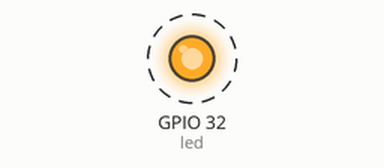
Bench run of a sketch on a simulated ESP32. Shown: output pins drawn as LEDs (lit = HIGH). Dashed ring = blinking.

Above: at 0.5 s.
Timing chart, 0 to 3.5 s (numbered marks = the images above):
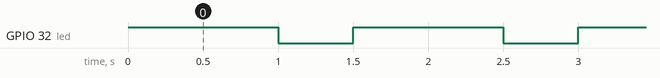

Measured:
- by itself, GPIO 32 (led): alternates HIGH for 1.0 s and LOW for 0.50 s

The sketch:

sketch.ino
```cpp
const int led = 32;

// Tiempos en milisegundos
int tiempoEncendido = 1000;
int tiempoApagado = 500;

void setup() {
  pinMode(led, OUTPUT);
}

void loop() {
  digitalWrite(led, HIGH);      // Enciende el LED
  delay(tiempoEncendido);

  digitalWrite(led, LOW);       // Apaga el LED
  delay(tiempoApagado);
}
```
